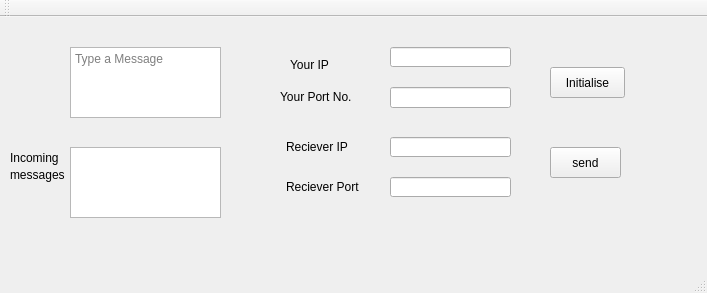
<?xml version="1.0" encoding="UTF-8"?>
<ui version="4.0">
 <class>MainWindow</class>
 <widget class="QMainWindow" name="MainWindow">
  <property name="geometry">
   <rect>
    <x>0</x>
    <y>0</y>
    <width>707</width>
    <height>293</height>
   </rect>
  </property>
  <property name="windowTitle">
   <string>MainWindow</string>
  </property>
  <widget class="QWidget" name="centralWidget">
   <widget class="QPushButton" name="send">
    <property name="geometry">
     <rect>
      <x>550</x>
      <y>130</y>
      <width>71</width>
      <height>31</height>
     </rect>
    </property>
    <property name="text">
     <string>send</string>
    </property>
   </widget>
   <widget class="QTextEdit" name="sentmessage">
    <property name="geometry">
     <rect>
      <x>70</x>
      <y>30</y>
      <width>151</width>
      <height>71</height>
     </rect>
    </property>
    <property name="placeholderText">
     <string>Type a Message</string>
    </property>
   </widget>
   <widget class="QTextEdit" name="recievedmessage">
    <property name="geometry">
     <rect>
      <x>70</x>
      <y>130</y>
      <width>151</width>
      <height>71</height>
     </rect>
    </property>
    <property name="readOnly">
     <bool>true</bool>
    </property>
    <property name="html">
     <string>&lt;!DOCTYPE HTML PUBLIC &quot;-//W3C//DTD HTML 4.0//EN&quot; &quot;http://www.w3.org/TR/REC-html40/strict.dtd&quot;&gt;
&lt;html&gt;&lt;head&gt;&lt;meta name=&quot;qrichtext&quot; content=&quot;1&quot; /&gt;&lt;style type=&quot;text/css&quot;&gt;
p, li { white-space: pre-wrap; }
&lt;/style&gt;&lt;/head&gt;&lt;body style=&quot; font-family:'MS Shell Dlg 2'; font-size:7.8pt; font-weight:400; font-style:normal;&quot;&gt;
&lt;p style=&quot;-qt-paragraph-type:empty; margin-top:0px; margin-bottom:0px; margin-left:0px; margin-right:0px; -qt-block-indent:0; text-indent:0px; font-size:8.25pt;&quot;&gt;&lt;br /&gt;&lt;/p&gt;&lt;/body&gt;&lt;/html&gt;</string>
    </property>
   </widget>
   <widget class="QLineEdit" name="dstport">
    <property name="geometry">
     <rect>
      <x>390</x>
      <y>160</y>
      <width>121</width>
      <height>20</height>
     </rect>
    </property>
   </widget>
   <widget class="QLineEdit" name="dstip">
    <property name="geometry">
     <rect>
      <x>390</x>
      <y>120</y>
      <width>121</width>
      <height>20</height>
     </rect>
    </property>
   </widget>
   <widget class="QLineEdit" name="srcport">
    <property name="geometry">
     <rect>
      <x>390</x>
      <y>70</y>
      <width>121</width>
      <height>21</height>
     </rect>
    </property>
   </widget>
   <widget class="QLineEdit" name="srcip">
    <property name="geometry">
     <rect>
      <x>390</x>
      <y>30</y>
      <width>121</width>
      <height>20</height>
     </rect>
    </property>
   </widget>
   <widget class="QLabel" name="label_6">
    <property name="geometry">
     <rect>
      <x>10</x>
      <y>130</y>
      <width>71</width>
      <height>21</height>
     </rect>
    </property>
    <property name="text">
     <string>Incoming</string>
    </property>
   </widget>
   <widget class="QLabel" name="label_2">
    <property name="geometry">
     <rect>
      <x>280</x>
      <y>70</y>
      <width>91</width>
      <height>20</height>
     </rect>
    </property>
    <property name="text">
     <string>Your Port No.</string>
    </property>
   </widget>
   <widget class="QLabel" name="label_3">
    <property name="geometry">
     <rect>
      <x>286</x>
      <y>120</y>
      <width>91</width>
      <height>20</height>
     </rect>
    </property>
    <property name="text">
     <string>Reciever IP</string>
    </property>
   </widget>
   <widget class="QLabel" name="label_4">
    <property name="geometry">
     <rect>
      <x>286</x>
      <y>160</y>
      <width>91</width>
      <height>20</height>
     </rect>
    </property>
    <property name="text">
     <string>Reciever Port</string>
    </property>
   </widget>
   <widget class="QPushButton" name="initial">
    <property name="geometry">
     <rect>
      <x>550</x>
      <y>50</y>
      <width>75</width>
      <height>31</height>
     </rect>
    </property>
    <property name="text">
     <string>Initialise</string>
    </property>
   </widget>
   <widget class="QLabel" name="label_7">
    <property name="geometry">
     <rect>
      <x>290</x>
      <y>40</y>
      <width>71</width>
      <height>16</height>
     </rect>
    </property>
    <property name="text">
     <string>Your IP</string>
    </property>
   </widget>
   <widget class="QLabel" name="label_8">
    <property name="geometry">
     <rect>
      <x>10</x>
      <y>150</y>
      <width>81</width>
      <height>16</height>
     </rect>
    </property>
    <property name="text">
     <string>messages</string>
    </property>
   </widget>
  </widget>
  <widget class="QMenuBar" name="menuBar">
   <property name="geometry">
    <rect>
     <x>0</x>
     <y>0</y>
     <width>707</width>
     <height>26</height>
    </rect>
   </property>
  </widget>
  <widget class="QToolBar" name="mainToolBar">
   <attribute name="toolBarArea">
    <enum>TopToolBarArea</enum>
   </attribute>
   <attribute name="toolBarBreak">
    <bool>false</bool>
   </attribute>
  </widget>
  <widget class="QStatusBar" name="statusBar"/>
 </widget>
 <layoutdefault spacing="6" margin="11"/>
 <resources/>
 <connections/>
</ui>
